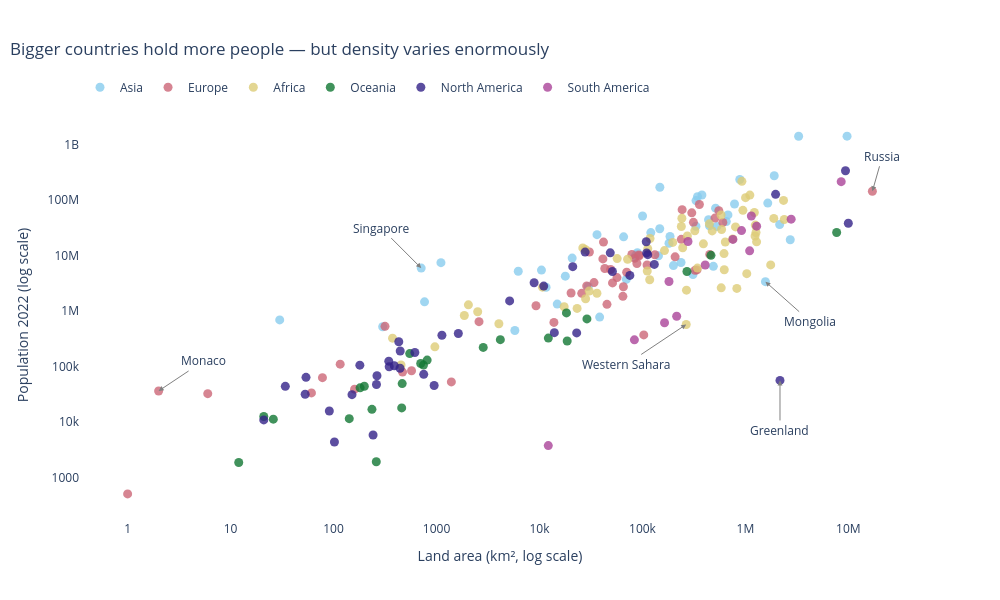

Notebook code cell kept with this figure:
### Code cell
fig = px.scatter(df, x='Area', y='2022 Population', color='Continent', hover_name='Country',
                 log_x=True, log_y=True,
                 color_discrete_sequence=px.colors.qualitative.Safe,          # CVD-safe qualitative palette
                 title='Bigger countries hold more people — but density varies enormously',
                 labels={'Area': 'Land area (km², log scale)', '2022 Population': 'Population 2022 (log scale)'},
                 template='plotly_white', height=600, width=1000)

# Arrow offsets in pixels (ax = horizontal, ay = vertical; positive ay = label below the point)
offsets = {
    'Singapore':      (-40, -40),
    'Monaco':         ( 45, -30),
    'Mongolia':       ( 45,  40),
    'Western Sahara': (-60,  40),
    'Greenland':      (0,  50),
    'Russia':         (10, -35),
}

for country, (ax, ay) in offsets.items():
    row = df.loc[df['Country'] == country].iloc[0]
    fig.add_annotation(x=np.log10(row['Area']), y=np.log10(row['2022 Population']),   # log axes need log10 coords
                       text=country,
                       showarrow=True, arrowhead=2, arrowsize=1, arrowwidth=1, arrowcolor='grey',
                       ax=ax, ay=ay,
                       font=dict(size=12))

fig.update_traces(marker=dict(size=9, opacity=0.8))
fig.update_xaxes(showgrid=False)
fig.update_yaxes(showgrid=False)
fig.update_layout(title_x=0.01,
                  legend=dict(title=None, orientation='h',
                              yanchor='bottom', y=1.02,       # just above the plot, under the title
                              xanchor='left', x=0),
                  margin=dict(t=110))
fig.show()

### Figure 1 — Plotly figure (JSON) as saved in the notebook; plotly's stock layout.template omitted (floating-point values rounded to 4 significant figures)
{"data": [{"hovertemplate": "<b>%{hovertext}</b><br><br>Continent=Asia<br>Land area (km², log scale)=%{x}<br>Population 2022 (log scale)=%{y}<extra></extra>", "hovertext": ["Afghanistan", "Armenia", "Azerbaijan", "Bahrain", "Bangladesh", "Bhutan", "Brunei", "Cambodia", "China", "Georgia", "Hong Kong", "India", "Indonesia", "Iran", "Iraq", "Israel", "Japan", "Jordan", "Kazakhstan", "Kuwait", "Kyrgyzstan", "Laos", "Lebanon", "Macau", "Malaysia", "Maldives", "Mongolia", "Myanmar", "Nepal", "North Korea", "Oman", "Pakistan", "Palestine", "Philippines", "Qatar", "Saudi Arabia", "Singapore", "South Korea", "Sri Lanka", "Syria", "Taiwan", "Tajikistan", "Thailand", "Timor-Leste", "Turkey", "Turkmenistan", "United Arab Emirates", "Uzbekistan", "Vietnam", "Yemen"], "legendgroup": "Asia", "marker": {"color": "rgb(136, 204, 238)", "opacity": 0.8, "size": 9, "symbol": "circle"}, "mode": "markers", "name": "Asia", "orientation": "v", "showlegend": true, "type": "scatter", "x": [652230, 29743, 86600, 765, 147570, 38394, 5765, 181035, 9706961, 69700, 1104, 3287590, 1904569, 1648195, 438317, 20770, 377930, 89342, 2724900, 17818, 199951, 236800, 10452, 30, 330803, 300, 1564110, 676578, 147181, 120538, 309500, 881912, 6220, 342353, 11586, 2149690, 710, 100210, 65610, 185180, 36193, 143100, 513120, 14874, 783562, 488100, 83600, 447400, 331212, 527968], "xaxis": "x", "y": [41128771, 2780469, 10358074, 1472233, 171186372, 782455, 449002, 16767842, 1425887337, 3744385, 7488865, 1417173173, 275501339, 88550570, 44496122, 9038309, 123951692, 11285869, 19397998, 4268873, 6630623, 7529475, 5489739, 695168, 33938221, 523787, 3398366, 54179306, 30547580, 26069416, 4576298, 235824862, 5250072, 115559009, 2695122, 36408820, 5975689, 51815810, 21832143, 22125249, 23893394, 9952787, 71697030, 1341296, 85341241, 6430770, 9441129, 34627652, 98186856, 33696614], "yaxis": "y"}, {"hovertemplate": "<b>%{hovertext}</b><br><br>Continent=Europe<br>Land area (km², log scale)=%{x}<br>Population 2022 (log scale)=%{y}<extra></extra>", "hovertext": ["Albania", "Andorra", "Austria", "Belarus", "Belgium", "Bosnia and Herzegovina", "Bulgaria", "Croatia", "Cyprus", "Czech Republic", "Denmark", "Estonia", "Faroe Islands", "Finland", "France", "Germany", "Gibraltar", "Greece", "Guernsey", "Hungary", "Iceland", "Ireland", "Isle of Man", "Italy", "Jersey", "Latvia", "Liechtenstein", "Lithuania", "Luxembourg", "Malta", "Moldova", "Monaco", "Montenegro", "Netherlands", "North Macedonia", "Norway", "Poland", "Portugal", "Romania", "Russia", "San Marino", "Serbia", "Slovakia", "Slovenia", "Spain", "Sweden", "Switzerland", "Ukraine", "United Kingdom", "Vatican City"], "legendgroup": "Europe", "marker": {"color": "rgb(204, 102, 119)", "opacity": 0.8, "size": 9, "symbol": "circle"}, "mode": "markers", "name": "Europe", "orientation": "v", "showlegend": true, "type": "scatter", "x": [28748, 468, 83871, 207600, 30528, 51209, 110879, 56594, 9251, 78865, 43094, 45227, 1393, 338424, 551695, 357114, 6, 131990, 78, 93028, 103000, 70273, 572, 301336, 116, 64559, 160, 65300, 2586, 316, 33846, 2, 13812, 41850, 25713, 323802, 312679, 92090, 238391, 17098242, 61, 88361, 49037, 20273, 505992, 450295, 41284, 603500, 242900, 1], "xaxis": "x", "y": [2842321, 79824, 8939617, 9534954, 11655930, 3233526, 6781953, 4030358, 1251488, 10493986, 5882261, 1326062, 53090, 5540745, 64626628, 83369843, 32649, 10384971, 63301, 9967308, 372899, 5023109, 84519, 59037474, 110778, 1850651, 39327, 2750055, 647599, 533286, 3272996, 36469, 627082, 17564014, 2093599, 5434319, 39857145, 10270865, 19659267, 144713314, 33660, 7221365, 5643453, 2119844, 47558630, 10549347, 8740472, 39701739, 67508936, 510], "yaxis": "y"}, {"hovertemplate": "<b>%{hovertext}</b><br><br>Continent=Africa<br>Land area (km², log scale)=%{x}<br>Population 2022 (log scale)=%{y}<extra></extra>", "hovertext": ["Algeria", "Angola", "Benin", "Botswana", "Burkina Faso", "Burundi", "Cameroon", "Cape Verde", "Central African Republic", "Chad", "Comoros", "Djibouti", "DR Congo", "Egypt", "Equatorial Guinea", "Eritrea", "Eswatini", "Ethiopia", "Gabon", "Gambia", "Ghana", "Guinea", "Guinea-Bissau", "Ivory Coast", "Kenya", "Lesotho", "Liberia", "Libya", "Madagascar", "Malawi", "Mali", "Mauritania", "Mauritius", "Mayotte", "Morocco", "Mozambique", "Namibia", "Niger", "Nigeria", "Republic of the Congo", "Reunion", "Rwanda", "Sao Tome and Principe", "Senegal", "Seychelles", "Sierra Leone", "Somalia", "South Africa", "South Sudan", "Sudan", "Tanzania", "Togo", "Tunisia", "Uganda", "Western Sahara", "Zambia", "Zimbabwe"], "legendgroup": "Africa", "marker": {"color": "rgb(221, 204, 119)", "opacity": 0.8, "size": 9, "symbol": "circle"}, "mode": "markers", "name": "Africa", "orientation": "v", "showlegend": true, "type": "scatter", "x": [2381741, 1246700, 112622, 582000, 272967, 27834, 475442, 4033, 622984, 1284000, 1862, 23200, 2344858, 1002450, 28051, 117600, 17364, 1104300, 267668, 10689, 238533, 245857, 36125, 322463, 580367, 30355, 111369, 1759540, 587041, 118484, 1240192, 1030700, 2040, 374, 446550, 801590, 825615, 1267000, 923768, 342000, 2511, 26338, 964, 196722, 452, 71740, 637657, 1221037, 619745, 1886068, 945087, 56785, 163610, 241550, 266000, 752612, 390757], "xaxis": "x", "y": [44903225, 35588987, 13352864, 2630296, 22673762, 12889576, 27914536, 593149, 5579144, 17723315, 836774, 1120849, 99010212, 110990103, 1674908, 3684032, 1201670, 123379924, 2388992, 2705992, 33475870, 13859341, 2105566, 28160542, 54027487, 2305825, 5302681, 6812341, 29611714, 20405317, 22593590, 4736139, 1299469, 326101, 37457971, 32969517, 2567012, 26207977, 218541212, 5970424, 974052, 13776698, 227380, 17316449, 107118, 8605718, 17597511, 59893885, 10913164, 46874204, 65497748, 8848699, 12356117, 47249585, 575986, 20017675, 16320537], "yaxis": "y"}, {"hovertemplate": "<b>%{hovertext}</b><br><br>Continent=Oceania<br>Land area (km², log scale)=%{x}<br>Population 2022 (log scale)=%{y}<extra></extra>", "hovertext": ["American Samoa", "Australia", "Cook Islands", "Fiji", "French Polynesia", "Guam", "Kiribati", "Marshall Islands", "Micronesia", "Nauru", "New Caledonia", "New Zealand", "Niue", "Northern Mariana Islands", "Palau", "Papua New Guinea", "Samoa", "Solomon Islands", "Tokelau", "Tonga", "Tuvalu", "Vanuatu", "Wallis and Futuna"], "legendgroup": "Oceania", "marker": {"color": "rgb(17, 119, 51)", "opacity": 0.8, "size": 9, "symbol": "circle"}, "mode": "markers", "name": "Oceania", "orientation": "v", "showlegend": true, "type": "scatter", "x": [199, 7692024, 236, 18272, 4167, 549, 811, 181, 702, 21, 18575, 270467, 260, 464, 459, 462840, 2842, 28896, 12, 747, 26, 12189, 142], "xaxis": "x", "y": [44273, 26177413, 17011, 929766, 306279, 171774, 131232, 41569, 114164, 12668, 289950, 5185288, 1934, 49551, 18055, 10142619, 222382, 724273, 1871, 106858, 11312, 326740, 11572], "yaxis": "y"}, {"hovertemplate": "<b>%{hovertext}</b><br><br>Continent=North America<br>Land area (km², log scale)=%{x}<br>Population 2022 (log scale)=%{y}<extra></extra>", "hovertext": ["Anguilla", "Antigua and Barbuda", "Aruba", "Bahamas", "Barbados", "Belize", "Bermuda", "British Virgin Islands", "Canada", "Cayman Islands", "Costa Rica", "Cuba", "Curacao", "Dominica", "Dominican Republic", "El Salvador", "Greenland", "Grenada", "Guadeloupe", "Guatemala", "Haiti", "Honduras", "Jamaica", "Martinique", "Mexico", "Montserrat", "Nicaragua", "Panama", "Puerto Rico", "Saint Barthelemy", "Saint Kitts and Nevis", "Saint Lucia", "Saint Martin", "Saint Pierre and Miquelon", "Saint Vincent and the Grenadines", "Sint Maarten", "Trinidad and Tobago", "Turks and Caicos Islands", "United States", "United States Virgin Islands"], "legendgroup": "North America", "marker": {"color": "rgb(51, 34, 136)", "opacity": 0.8, "size": 9, "symbol": "circle"}, "mode": "markers", "name": "North America", "orientation": "v", "showlegend": true, "type": "scatter", "x": [91, 442, 180, 13943, 430, 22966, 54, 151, 9984670, 264, 51100, 109884, 444, 751, 48671, 21041, 2166086, 344, 1628, 108889, 27750, 112492, 10991, 1128, 1964375, 102, 130373, 75417, 8870, 21, 261, 616, 53, 242, 389, 34, 5130, 948, 9372610, 347], "xaxis": "x", "y": [15857, 93763, 106445, 409984, 281635, 405272, 64184, 31305, 38454327, 68706, 5180829, 11212191, 191163, 72737, 11228821, 6336392, 56466, 125438, 395752, 17843908, 11584996, 10432860, 2827377, 367507, 127504125, 4390, 6948392, 4408581, 3252407, 10967, 47657, 179857, 31791, 5862, 103948, 44175, 1531044, 45703, 338289857, 99465], "yaxis": "y"}, {"hovertemplate": "<b>%{hovertext}</b><br><br>Continent=South America<br>Land area (km², log scale)=%{x}<br>Population 2022 (log scale)=%{y}<extra></extra>", "hovertext": ["Argentina", "Bolivia", "Brazil", "Chile", "Colombia", "Ecuador", "Falkland Islands", "French Guiana", "Guyana", "Paraguay", "Peru", "Suriname", "Uruguay", "Venezuela"], "legendgroup": "South America", "marker": {"color": "rgb(170, 68, 153)", "opacity": 0.8, "size": 9, "symbol": "circle"}, "mode": "markers", "name": "South America", "orientation": "v", "showlegend": true, "type": "scatter", "x": [2780400, 1098581, 8515767, 756102, 1141748, 276841, 12173, 83534, 214969, 406752, 1285216, 163820, 181034, 916445], "xaxis": "x", "y": [45510318, 12224110, 215313498, 19603733, 51874024, 18001000, 3780, 304557, 808726, 6780744, 34049588, 618040, 3422794, 28301696], "yaxis": "y"}], "layout": {"annotations": [{"arrowcolor": "grey", "arrowhead": 2, "arrowsize": 1, "arrowwidth": 1, "ax": -40, "ay": -40, "font": {"size": 12}, "showarrow": true, "text": "Singapore", "x": 2.851, "y": 6.776}, {"arrowcolor": "grey", "arrowhead": 2, "arrowsize": 1, "arrowwidth": 1, "ax": 45, "ay": -30, "font": {"size": 12}, "showarrow": true, "text": "Monaco", "x": 0.301, "y": 4.562}, {"arrowcolor": "grey", "arrowhead": 2, "arrowsize": 1, "arrowwidth": 1, "ax": 45, "ay": 40, "font": {"size": 12}, "showarrow": true, "text": "Mongolia", "x": 6.194, "y": 6.531}, {"arrowcolor": "grey", "arrowhead": 2, "arrowsize": 1, "arrowwidth": 1, "ax": -60, "ay": 40, "font": {"size": 12}, "showarrow": true, "text": "Western Sahara", "x": 5.425, "y": 5.76}, {"arrowcolor": "grey", "arrowhead": 2, "arrowsize": 1, "arrowwidth": 1, "ax": 0, "ay": 50, "font": {"size": 12}, "showarrow": true, "text": "Greenland", "x": 6.336, "y": 4.752}, {"arrowcolor": "grey", "arrowhead": 2, "arrowsize": 1, "arrowwidth": 1, "ax": 10, "ay": -35, "font": {"size": 12}, "showarrow": true, "text": "Russia", "x": 7.233, "y": 8.161}], "height": 600, "legend": {"orientation": "h", "title": {}, "tracegroupgap": 0, "x": 0, "xanchor": "left", "y": 1.02, "yanchor": "bottom"}, "margin": {"t": 110}, "title": {"text": "Bigger countries hold more people — but density varies enormously", "x": 0.01}, "width": 1000, "xaxis": {"anchor": "y", "autorange": true, "domain": [0, 1], "range": [-0.4625, 7.695], "showgrid": false, "title": {"text": "Land area (km², log scale)"}, "type": "log"}, "yaxis": {"anchor": "x", "autorange": true, "domain": [0, 1], "range": [2.237, 9.625], "showgrid": false, "title": {"text": "Population 2022 (log scale)"}, "type": "log"}}}
